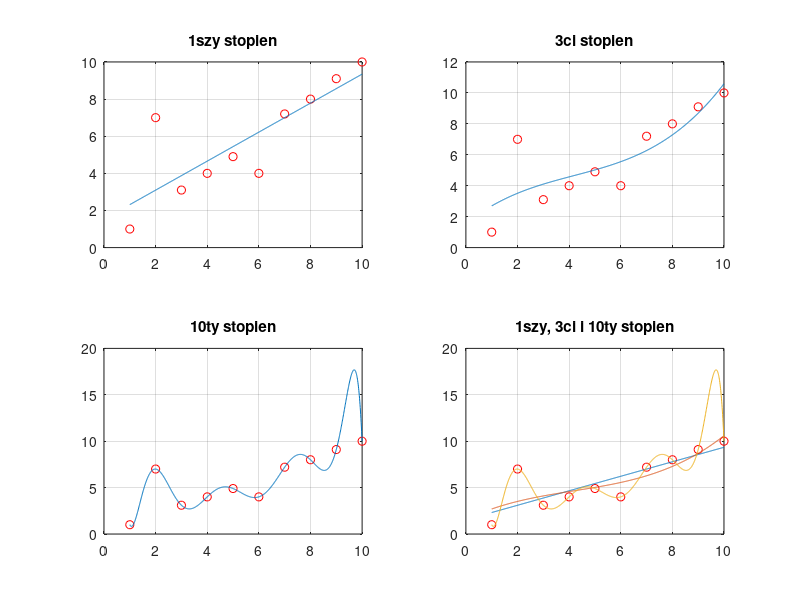

Source code (MATLAB):
clear all;
X=1:10;
Y=[1,7,3.1,4,4.9,4,7.2,8,9.1,10];

x0= linspace (min(X), max(X), 1000);

p1=polyfit(X,Y,1);
y1= polyval (p1, x0);

p3=polyfit(X,Y,3);
y3= polyval (p3, x0);

p10=polyfit(X,Y,10);
y10= polyval (p10, x0);

subplot(2,2,1);
plot(X, Y, 'ro');
hold on;
plot(x0,y1);
grid on;
title("1szy stopien")

subplot(2,2,2);
plot(X, Y, 'ro');
hold on;
plot(x0,y3);
grid on;
title("3ci stopien")

subplot(2,2,3);
plot(X, Y, 'ro');
hold on;
plot(x0,y10);
grid on;
title("10ty stopien")

subplot(2,2,4);
plot(X, Y, 'ro');
hold on;
plot(x0,y1);
plot(x0,y3);
plot(x0,y10);
grid on;
title("1szy, 3ci i 10ty stopien")